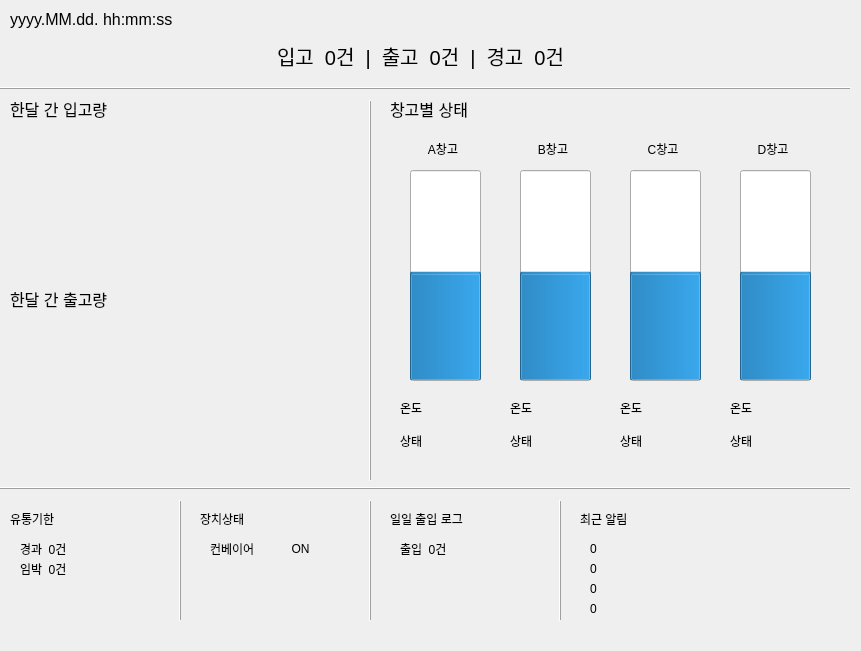
<?xml version="1.0" encoding="UTF-8"?>
<ui version="4.0">
 <class>dashboard</class>
 <widget class="QWidget" name="dashboard">
  <property name="geometry">
   <rect>
    <x>0</x>
    <y>0</y>
    <width>861</width>
    <height>651</height>
   </rect>
  </property>
  <property name="windowTitle">
   <string>Form</string>
  </property>
  <widget class="QLabel" name="device_status">
   <property name="geometry">
    <rect>
     <x>200</x>
     <y>510</y>
     <width>66</width>
     <height>18</height>
    </rect>
   </property>
   <property name="text">
    <string>장치상태</string>
   </property>
  </widget>
  <widget class="QLabel" name="warehouse_A_status">
   <property name="geometry">
    <rect>
     <x>400</x>
     <y>430</y>
     <width>91</width>
     <height>21</height>
    </rect>
   </property>
   <property name="text">
    <string>상태</string>
   </property>
   <property name="alignment">
    <set>Qt::AlignLeading|Qt::AlignLeft|Qt::AlignVCenter</set>
   </property>
  </widget>
  <widget class="QLabel" name="warehouse_C">
   <property name="geometry">
    <rect>
     <x>630</x>
     <y>140</y>
     <width>66</width>
     <height>18</height>
    </rect>
   </property>
   <property name="text">
    <string>C창고</string>
   </property>
   <property name="alignment">
    <set>Qt::AlignCenter</set>
   </property>
  </widget>
  <widget class="QLabel" name="warehouse_D">
   <property name="geometry">
    <rect>
     <x>740</x>
     <y>140</y>
     <width>66</width>
     <height>18</height>
    </rect>
   </property>
   <property name="text">
    <string>D창고</string>
   </property>
   <property name="alignment">
    <set>Qt::AlignCenter</set>
   </property>
  </widget>
  <widget class="QLabel" name="exp_status">
   <property name="geometry">
    <rect>
     <x>10</x>
     <y>510</y>
     <width>66</width>
     <height>18</height>
    </rect>
   </property>
   <property name="text">
    <string>유통기한</string>
   </property>
  </widget>
  <widget class="QLabel" name="warehouse_B_status">
   <property name="geometry">
    <rect>
     <x>510</x>
     <y>430</y>
     <width>91</width>
     <height>21</height>
    </rect>
   </property>
   <property name="text">
    <string>상태</string>
   </property>
   <property name="alignment">
    <set>Qt::AlignLeading|Qt::AlignLeft|Qt::AlignVCenter</set>
   </property>
  </widget>
  <widget class="QLabel" name="exp_over">
   <property name="geometry">
    <rect>
     <x>20</x>
     <y>540</y>
     <width>91</width>
     <height>18</height>
    </rect>
   </property>
   <property name="text">
    <string>경과  0건</string>
   </property>
  </widget>
  <widget class="QLabel" name="warehouse_D_temp">
   <property name="geometry">
    <rect>
     <x>730</x>
     <y>397</y>
     <width>91</width>
     <height>21</height>
    </rect>
   </property>
   <property name="text">
    <string>온도</string>
   </property>
   <property name="alignment">
    <set>Qt::AlignLeading|Qt::AlignLeft|Qt::AlignVCenter</set>
   </property>
  </widget>
  <widget class="QLabel" name="datetime">
   <property name="geometry">
    <rect>
     <x>10</x>
     <y>10</y>
     <width>191</width>
     <height>18</height>
    </rect>
   </property>
   <property name="font">
    <font>
     <pointsize>12</pointsize>
    </font>
   </property>
   <property name="text">
    <string>yyyy.MM.dd. hh:mm:ss</string>
   </property>
  </widget>
  <widget class="QLabel" name="warehouse_status">
   <property name="geometry">
    <rect>
     <x>390</x>
     <y>100</y>
     <width>191</width>
     <height>18</height>
    </rect>
   </property>
   <property name="font">
    <font>
     <pointsize>12</pointsize>
    </font>
   </property>
   <property name="text">
    <string>창고별 상태</string>
   </property>
  </widget>
  <widget class="QLabel" name="warehouse_B">
   <property name="geometry">
    <rect>
     <x>520</x>
     <y>140</y>
     <width>66</width>
     <height>18</height>
    </rect>
   </property>
   <property name="text">
    <string>B창고</string>
   </property>
   <property name="alignment">
    <set>Qt::AlignCenter</set>
   </property>
  </widget>
  <widget class="QLabel" name="warehouse_A">
   <property name="geometry">
    <rect>
     <x>410</x>
     <y>140</y>
     <width>66</width>
     <height>18</height>
    </rect>
   </property>
   <property name="text">
    <string>A창고</string>
   </property>
   <property name="alignment">
    <set>Qt::AlignCenter</set>
   </property>
  </widget>
  <widget class="QLabel" name="warehouse_C_status">
   <property name="geometry">
    <rect>
     <x>620</x>
     <y>430</y>
     <width>91</width>
     <height>21</height>
    </rect>
   </property>
   <property name="text">
    <string>상태</string>
   </property>
   <property name="alignment">
    <set>Qt::AlignLeading|Qt::AlignLeft|Qt::AlignVCenter</set>
   </property>
  </widget>
  <widget class="QLabel" name="total_status">
   <property name="geometry">
    <rect>
     <x>250</x>
     <y>40</y>
     <width>341</width>
     <height>31</height>
    </rect>
   </property>
   <property name="font">
    <font>
     <pointsize>15</pointsize>
    </font>
   </property>
   <property name="layoutDirection">
    <enum>Qt::LeftToRight</enum>
   </property>
   <property name="text">
    <string>입고  0건  |  출고  0건  |  경고  0건</string>
   </property>
   <property name="alignment">
    <set>Qt::AlignCenter</set>
   </property>
  </widget>
  <widget class="QWidget" name="output_monthly_graph" native="true">
   <property name="geometry">
    <rect>
     <x>10</x>
     <y>310</y>
     <width>341</width>
     <height>161</height>
    </rect>
   </property>
  </widget>
  <widget class="QLabel" name="inout">
   <property name="geometry">
    <rect>
     <x>400</x>
     <y>540</y>
     <width>141</width>
     <height>18</height>
    </rect>
   </property>
   <property name="text">
    <string>출입  0건</string>
   </property>
  </widget>
  <widget class="QLabel" name="warehouse_D_status">
   <property name="geometry">
    <rect>
     <x>730</x>
     <y>430</y>
     <width>91</width>
     <height>21</height>
    </rect>
   </property>
   <property name="text">
    <string>상태</string>
   </property>
   <property name="alignment">
    <set>Qt::AlignLeading|Qt::AlignLeft|Qt::AlignVCenter</set>
   </property>
  </widget>
  <widget class="QWidget" name="input_monthly_graph" native="true">
   <property name="geometry">
    <rect>
     <x>10</x>
     <y>120</y>
     <width>341</width>
     <height>161</height>
    </rect>
   </property>
  </widget>
  <widget class="QLabel" name="conveyor_label_1">
   <property name="geometry">
    <rect>
     <x>210</x>
     <y>540</y>
     <width>61</width>
     <height>18</height>
    </rect>
   </property>
   <property name="text">
    <string>컨베이어</string>
   </property>
  </widget>
  <widget class="QFrame" name="frame_2">
   <property name="geometry">
    <rect>
     <x>0</x>
     <y>480</y>
     <width>851</width>
     <height>16</height>
    </rect>
   </property>
   <property name="frameShape">
    <enum>QFrame::HLine</enum>
   </property>
   <property name="frameShadow">
    <enum>QFrame::Raised</enum>
   </property>
  </widget>
  <widget class="QFrame" name="frame_3">
   <property name="geometry">
    <rect>
     <x>360</x>
     <y>100</y>
     <width>20</width>
     <height>381</height>
    </rect>
   </property>
   <property name="frameShape">
    <enum>QFrame::VLine</enum>
   </property>
   <property name="frameShadow">
    <enum>QFrame::Raised</enum>
   </property>
  </widget>
  <widget class="QLabel" name="input_monthly">
   <property name="geometry">
    <rect>
     <x>10</x>
     <y>100</y>
     <width>191</width>
     <height>18</height>
    </rect>
   </property>
   <property name="font">
    <font>
     <pointsize>12</pointsize>
    </font>
   </property>
   <property name="text">
    <string>한달 간 입고량</string>
   </property>
  </widget>
  <widget class="QLabel" name="warehouse_B_temp">
   <property name="geometry">
    <rect>
     <x>510</x>
     <y>397</y>
     <width>91</width>
     <height>21</height>
    </rect>
   </property>
   <property name="text">
    <string>온도</string>
   </property>
   <property name="alignment">
    <set>Qt::AlignLeading|Qt::AlignLeft|Qt::AlignVCenter</set>
   </property>
  </widget>
  <widget class="QLabel" name="warehouse_C_temp">
   <property name="geometry">
    <rect>
     <x>620</x>
     <y>398</y>
     <width>91</width>
     <height>20</height>
    </rect>
   </property>
   <property name="text">
    <string>온도</string>
   </property>
   <property name="alignment">
    <set>Qt::AlignLeading|Qt::AlignLeft|Qt::AlignVCenter</set>
   </property>
  </widget>
  <widget class="QLabel" name="warehouse_A_temp">
   <property name="geometry">
    <rect>
     <x>400</x>
     <y>397</y>
     <width>91</width>
     <height>21</height>
    </rect>
   </property>
   <property name="text">
    <string>온도</string>
   </property>
   <property name="alignment">
    <set>Qt::AlignLeading|Qt::AlignLeft|Qt::AlignVCenter</set>
   </property>
  </widget>
  <widget class="QFrame" name="frame">
   <property name="geometry">
    <rect>
     <x>0</x>
     <y>80</y>
     <width>851</width>
     <height>16</height>
    </rect>
   </property>
   <property name="frameShape">
    <enum>QFrame::HLine</enum>
   </property>
   <property name="frameShadow">
    <enum>QFrame::Raised</enum>
   </property>
  </widget>
  <widget class="QFrame" name="frame_4">
   <property name="geometry">
    <rect>
     <x>170</x>
     <y>500</y>
     <width>20</width>
     <height>121</height>
    </rect>
   </property>
   <property name="frameShape">
    <enum>QFrame::VLine</enum>
   </property>
   <property name="frameShadow">
    <enum>QFrame::Raised</enum>
   </property>
  </widget>
  <widget class="QLabel" name="inout_status">
   <property name="geometry">
    <rect>
     <x>390</x>
     <y>510</y>
     <width>121</width>
     <height>18</height>
    </rect>
   </property>
   <property name="text">
    <string>일일 출입 로그</string>
   </property>
  </widget>
  <widget class="QLabel" name="exp_soon">
   <property name="geometry">
    <rect>
     <x>20</x>
     <y>560</y>
     <width>91</width>
     <height>18</height>
    </rect>
   </property>
   <property name="text">
    <string>임박  0건</string>
   </property>
  </widget>
  <widget class="QLabel" name="output_monthly">
   <property name="geometry">
    <rect>
     <x>10</x>
     <y>290</y>
     <width>191</width>
     <height>18</height>
    </rect>
   </property>
   <property name="font">
    <font>
     <pointsize>12</pointsize>
    </font>
   </property>
   <property name="text">
    <string>한달 간 출고량</string>
   </property>
  </widget>
  <widget class="QFrame" name="frame_5">
   <property name="geometry">
    <rect>
     <x>360</x>
     <y>500</y>
     <width>20</width>
     <height>121</height>
    </rect>
   </property>
   <property name="frameShape">
    <enum>QFrame::VLine</enum>
   </property>
   <property name="frameShadow">
    <enum>QFrame::Raised</enum>
   </property>
  </widget>
  <widget class="QProgressBar" name="warehouse_A_bar">
   <property name="geometry">
    <rect>
     <x>410</x>
     <y>170</y>
     <width>71</width>
     <height>211</height>
    </rect>
   </property>
   <property name="layoutDirection">
    <enum>Qt::LeftToRight</enum>
   </property>
   <property name="value">
    <number>50</number>
   </property>
   <property name="alignment">
    <set>Qt::AlignHCenter|Qt::AlignTop</set>
   </property>
   <property name="textVisible">
    <bool>true</bool>
   </property>
   <property name="orientation">
    <enum>Qt::Vertical</enum>
   </property>
   <property name="textDirection">
    <enum>QProgressBar::TopToBottom</enum>
   </property>
  </widget>
  <widget class="QProgressBar" name="warehouse_B_bar">
   <property name="geometry">
    <rect>
     <x>520</x>
     <y>170</y>
     <width>71</width>
     <height>211</height>
    </rect>
   </property>
   <property name="layoutDirection">
    <enum>Qt::LeftToRight</enum>
   </property>
   <property name="value">
    <number>50</number>
   </property>
   <property name="alignment">
    <set>Qt::AlignHCenter|Qt::AlignTop</set>
   </property>
   <property name="textVisible">
    <bool>true</bool>
   </property>
   <property name="orientation">
    <enum>Qt::Vertical</enum>
   </property>
   <property name="textDirection">
    <enum>QProgressBar::TopToBottom</enum>
   </property>
  </widget>
  <widget class="QProgressBar" name="warehouse_C_bar">
   <property name="geometry">
    <rect>
     <x>630</x>
     <y>170</y>
     <width>71</width>
     <height>211</height>
    </rect>
   </property>
   <property name="layoutDirection">
    <enum>Qt::LeftToRight</enum>
   </property>
   <property name="value">
    <number>50</number>
   </property>
   <property name="alignment">
    <set>Qt::AlignHCenter|Qt::AlignTop</set>
   </property>
   <property name="textVisible">
    <bool>true</bool>
   </property>
   <property name="orientation">
    <enum>Qt::Vertical</enum>
   </property>
   <property name="textDirection">
    <enum>QProgressBar::TopToBottom</enum>
   </property>
  </widget>
  <widget class="QProgressBar" name="warehouse_D_bar">
   <property name="geometry">
    <rect>
     <x>740</x>
     <y>170</y>
     <width>71</width>
     <height>211</height>
    </rect>
   </property>
   <property name="layoutDirection">
    <enum>Qt::LeftToRight</enum>
   </property>
   <property name="value">
    <number>50</number>
   </property>
   <property name="alignment">
    <set>Qt::AlignHCenter|Qt::AlignTop</set>
   </property>
   <property name="textVisible">
    <bool>true</bool>
   </property>
   <property name="orientation">
    <enum>Qt::Vertical</enum>
   </property>
   <property name="textDirection">
    <enum>QProgressBar::TopToBottom</enum>
   </property>
  </widget>
  <widget class="QLabel" name="conveyor_onoff">
   <property name="geometry">
    <rect>
     <x>280</x>
     <y>540</y>
     <width>41</width>
     <height>18</height>
    </rect>
   </property>
   <property name="text">
    <string>ON</string>
   </property>
   <property name="alignment">
    <set>Qt::AlignCenter</set>
   </property>
  </widget>
  <widget class="QFrame" name="frame_6">
   <property name="geometry">
    <rect>
     <x>550</x>
     <y>500</y>
     <width>20</width>
     <height>121</height>
    </rect>
   </property>
   <property name="frameShape">
    <enum>QFrame::VLine</enum>
   </property>
   <property name="frameShadow">
    <enum>QFrame::Raised</enum>
   </property>
  </widget>
  <widget class="QLabel" name="noti_recent">
   <property name="geometry">
    <rect>
     <x>580</x>
     <y>510</y>
     <width>121</width>
     <height>18</height>
    </rect>
   </property>
   <property name="text">
    <string>최근 알림</string>
   </property>
  </widget>
  <widget class="QLabel" name="noti_recent_1">
   <property name="geometry">
    <rect>
     <x>590</x>
     <y>540</y>
     <width>231</width>
     <height>18</height>
    </rect>
   </property>
   <property name="text">
    <string>0</string>
   </property>
  </widget>
  <widget class="QLabel" name="noti_recent_2">
   <property name="geometry">
    <rect>
     <x>590</x>
     <y>560</y>
     <width>231</width>
     <height>18</height>
    </rect>
   </property>
   <property name="text">
    <string>0</string>
   </property>
  </widget>
  <widget class="QLabel" name="noti_recent_3">
   <property name="geometry">
    <rect>
     <x>590</x>
     <y>580</y>
     <width>231</width>
     <height>18</height>
    </rect>
   </property>
   <property name="text">
    <string>0</string>
   </property>
  </widget>
  <widget class="QLabel" name="noti_recent_4">
   <property name="geometry">
    <rect>
     <x>590</x>
     <y>600</y>
     <width>231</width>
     <height>18</height>
    </rect>
   </property>
   <property name="text">
    <string>0</string>
   </property>
  </widget>
 </widget>
 <resources/>
 <connections/>
</ui>
